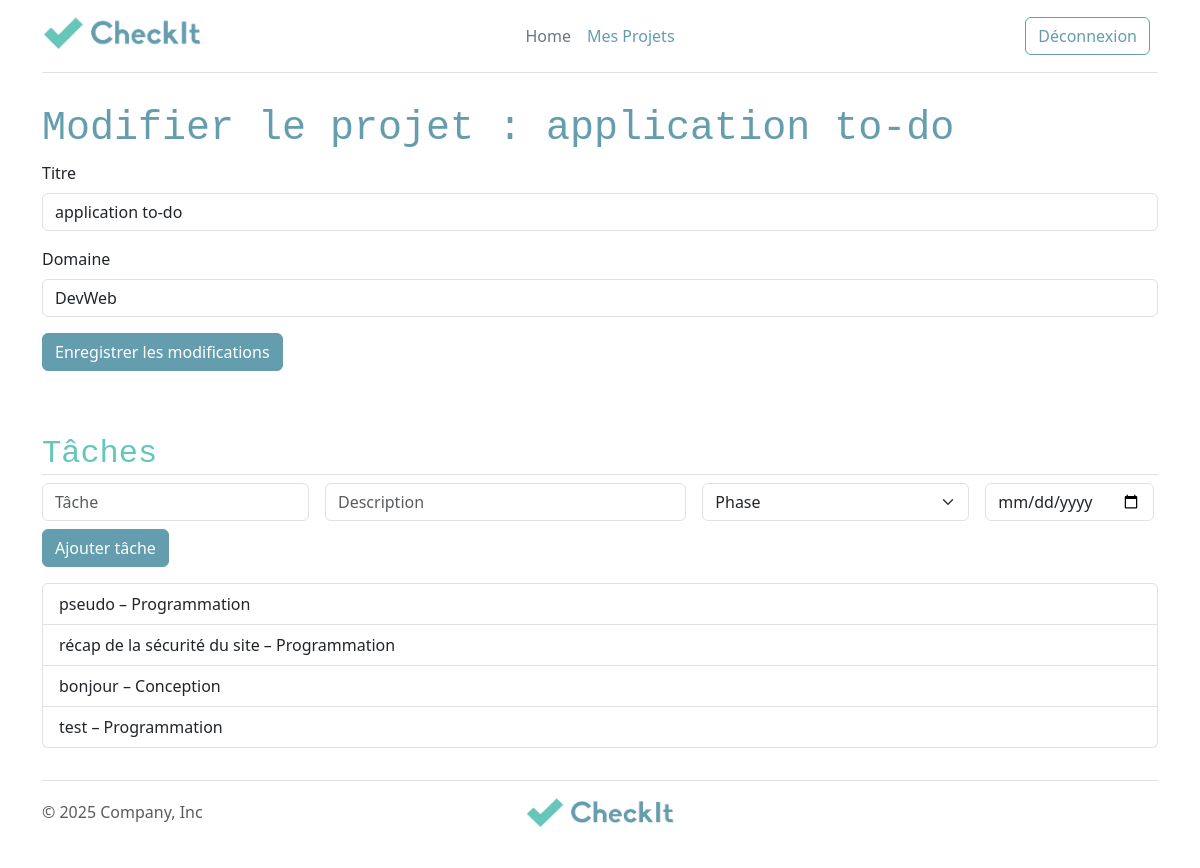
Screenshot of /edit-project.php?id=4 (signed in) with the database file from the repository.
### tables this page shows
CREATE TABLE `project` (
  `id` int unsigned NOT NULL AUTO_INCREMENT,
  `title` varchar(100) NOT NULL,
  `needs` longtext NOT NULL,
  `domain_id` int unsigned NOT NULL,
  `user_id` int unsigned NOT NULL,
  PRIMARY KEY (`id`),
  KEY `user_id` (`user_id`),
  KEY `domain_id` (`domain_id`),
  CONSTRAINT `project_ibfk_1` FOREIGN KEY (`user_id`) REFERENCES `user` (`id`) ON DELETE RESTRICT ON UPDATE RESTRICT,
  CONSTRAINT `project_ibfk_2` FOREIGN KEY (`domain_id`) REFERENCES `domain` (`id`) ON DELETE RESTRICT ON UPDATE RESTRICT
);

CREATE TABLE `domain` (
  `id` int unsigned NOT NULL AUTO_INCREMENT,
  `name` varchar(100) NOT NULL,
  `icon` varchar(100) NOT NULL,
  PRIMARY KEY (`id`)
);

CREATE TABLE `task` (
  `id` int unsigned NOT NULL AUTO_INCREMENT,
  `name` varchar(100) NOT NULL,
  `phase` enum('Analyse','Conception','Programmation','Déploiement') NOT NULL,
  `deadline` date DEFAULT NULL,
  `status` tinyint(1) NOT NULL,
  `description` text NOT NULL,
  `project_id` int unsigned NOT NULL,
  PRIMARY KEY (`id`),
  KEY `project_id` (`project_id`),
  CONSTRAINT `task_ibfk_1` FOREIGN KEY (`project_id`) REFERENCES `project` (`id`) ON DELETE RESTRICT ON UPDATE RESTRICT
);

### src/project.php (called while the page is built, shortened)
<?php
function getProjectById(PDO $pdo, int $id): array|bool
{
    $query = $pdo->prepare('
        SELECT project.*, domain.name AS domain_name
        FROM project
        JOIN domain ON project.domain_id = domain.id
        WHERE project.id = :id
    ');
    $query->bindValue(':id', $id, PDO::PARAM_INT);
    $query->execute();
    return $query->fetch(PDO::FETCH_ASSOC);
}

### src/domain.php (called while the page is built)
<?php
function getAllDomains(PDO $pdo):array
{
  $query = $pdo->prepare("SELECT * FROM domain");
  $query->execute();
  return $query->fetchAll(PDO::FETCH_ASSOC);
}

### src/task.php (called while the page is built, shortened)
<?php
  require_once 'pdo.php';
  require_once 'project.php';
  function getProjectTasks(PDO $pdo, int $id): array
  {
      $stmt = $pdo->prepare("SELECT * FROM task WHERE project_id = :id ORDER BY deadline ASC");
      $stmt->bindValue(':id', $id, PDO::PARAM_INT);
      $stmt->execute();
      return $stmt->fetchAll(PDO::FETCH_ASSOC);
  }

### public/edit-project.php (the view, shortened to what this page needs)
<?php
require_once __DIR__ . "/../templates/header.php";
require_once '/../src/pdo.php';
require_once '/../src/project.php';
require_once '/../src/domain.php';
require_once '/../src/task.php';
$id = (int)($_GET['id'] ?? 0);
$project = getProjectById($pdo, $id);
$domains = getAllDomains($pdo);
$tasks = getProjectTasks($pdo, $id);
?>
<div class="container col-xxl-8 py-2 mb-4">
  <h1>Modifier le projet : <?= htmlspecialchars($project['title']) ?></h1>
  <form action="" method="post">
    <div class="mb-3">
      <label for="title" class="form-label">Titre</label>
      <input type="text" name="title" id="title" class="form-control" value="<?= $project['title'] ?>">
    </div>
    <div class="mb-3">
      <label for="domain_id" class="form-label">Domaine</label>
      <select name="domain_id" id="domain_id" class="form-control">
        <?php foreach ($domains as $domain): ?>
          <option value="<?= $domain['id'] ?>" <?= ($domain['id'] === $project['domain_id']) ? 'selected' : '' ?>>
            <?= htmlspecialchars($domain['name']) ?>
          </option>
        <?php endforeach; ?>
      </select>
    </div>
    <input type="submit" name="saveProject" value="Enregistrer les modifications" class="btn btn-primary">
  </form>
  <h2 class="border-bottom pt-3 mt-5">Tâches</h2>
  <form method="post" class="row gy-2 gx-3 align-items-center">
    <div class="col-md-3"><input type="text" name="name" placeholder="Tâche" class="form-control" required></div>
    <div class="col-md-4"><input type="text" name="description" placeholder="Description" class="form-control"></div>
    <div class="col-md-3">
      <select name="phase_id" class="form-select">
        <option value="">Phase</option>
      </select>
    </div>
    <div class="col-md-auto"><input type="date" name="deadline" class="form-control"></div>
    <div class="col-md-auto"><input type="submit" name="saveTask" value="Ajouter tâche" class="btn btn-primary"></div>
  </form>
  <ul class="list-group mt-3">
    <?php foreach ($tasks as $task): ?>
      <li class="list-group-item"><?= htmlspecialchars($task['name']) ?> – <?= $task['phase'] ?></li>
    <?php endforeach; ?>
  </ul>
</div>
<?php
require_once __DIR__ . "/templates/footer.php";
?>

### rows the page displays
project: title "application to-do", domain_id "DevWeb"
task: name "pseudo", phase "Programmation"
task: name "récap de la sécurité du site", phase "Programmation"
task: name "bonjour", phase "Conception"
task: name "test", phase "Programmation"
